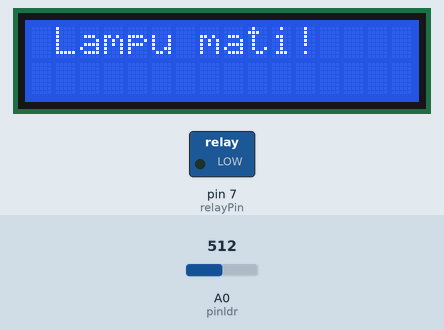
Simulated run of this sketch. Board: Arduino Uno, built with avr-gcc and run on an emulated ATmega328P. Parts: 16×2 character LCD, switched loads named in the sketch (green lamp = pin HIGH). Inputs (shaded band) come from the test bench; at power-on: A0 (pinldr) = 512. What the sketch prints to the serial monitor is not drawn.

Above: at 0.2 s.
1.3 s: A0 (pinldr) set to 421
6.0 s: A0 (pinldr) set to 396
At 7.1 s:
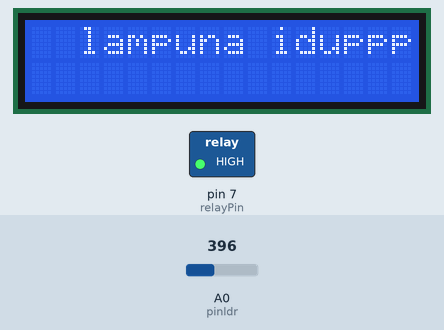
10.4 s: A0 (pinldr) set to 511
At 13.2 s:
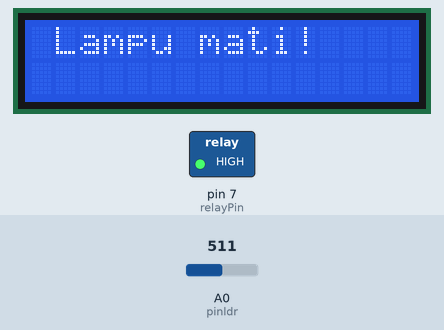
15.1 s: A0 (pinldr) set to 306
At 18.3 s:
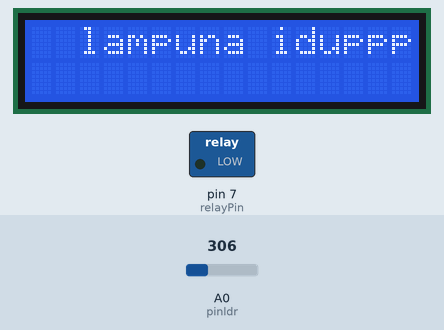
Timing chart, 0 to 19.8 s (numbered marks = the images above; inputs shaded):
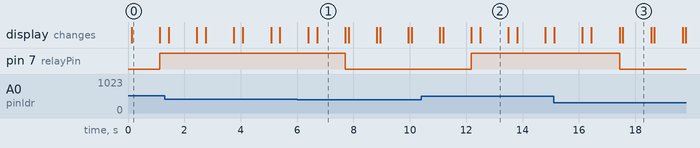

Measured:
- the behaviour switches between 410 and 409 on A0 (pinldr) (found by bisection; images 0 and 1)
- after the input at 6.0 s, pin 7 (relayPin): HIGH → LOW after 1.7 s; the display: first differs from a run without the input after 0.71 s (image 1)
- after the input at 10.4 s, pin 7 (relayPin): LOW → HIGH after 1.8 s; the display: first differs from a run without the input after 0.78 s (image 2)
- after the input at 15.1 s, pin 7 (relayPin): HIGH → LOW after 2.3 s; the display: first differs from a run without the input after 1.3 s (image 3)
- what the display in image 0 shows lasts 1.0 s, from 0.1 s to 1.1 s

The sketch:

pengendali_cahaya_mode_otomatis.ino
```cpp
int pinldr = A0;
const int relayPin = 7;
int treshold = 883;
#include <Wire.h>
#include <LiquidCrystal_I2C.h>
LiquidCrystal_I2C lcd(0x27, 16, 2);

void setup() {
  Serial.begin(9600);
  pinMode(pinldr, INPUT);
  pinMode(relayPin, OUTPUT);
  lcd.init();
  lcd.backlight();
}

void loop() {
  int adc = analogRead(pinldr);
  float tegangan = adc*(5.0/1023);
  Serial.print("adc = ");
  Serial.println(adc);
  Serial.print("Tegangan = ");
  Serial.println(tegangan);
  int aktual = map(tegangan,0.9,4.82,0,3532);
  Serial.print("aktual = ");
  Serial.println(aktual);


  delay(50);


  if (aktual > treshold){
   {
    lcd.setCursor(1, 0);
    lcd.print("Lampu mati!");
    delay(1000);
    lcd.clear();
   }


    digitalWrite(relayPin, HIGH);
    Serial.print("Nilai Sensor");
    Serial.println("Relay Off");
    delay(200);
  }
  else {
    {
    lcd.setCursor(2, 0);
    lcd.print("lampuna idupppp");
    delay(1000);
    lcd.clear();
  }

    digitalWrite(relayPin, LOW);
    Serial.println("Relay aktif");

  }
  delay(50);


 // digitalWrite(relayPin, HIGH);
 // delay(1000);

  //digitalWrite(relayPin, LOW);
  //delay(1000);


}
```
